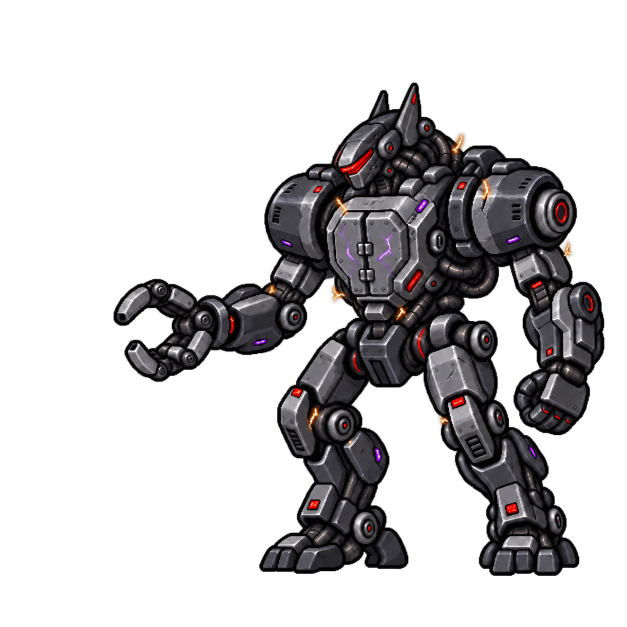
#> input picture Assets/99.StoreAsset/Main/Bosses/Boss_Alien/Phase1/Alien_Transition_5s_v1/Frames/Alien_Transition_001.png, 1254 x 1254 px, given in place of Alien_Transition_01.png, which was not available (shown at 1/2 size)
$ python build_final.py
#> lines starting #> are read from the running program, lines starting #| are printed output that depends on the picture; after the words box and inside, x2 and y2 are one past the last pixel; in counts of white or black regions, pixels touching at a corner belong together
from pathlib import Path
import math, json, csv, hashlib, zipfile
import numpy as np
from PIL import Image, ImageDraw, ImageFilter, ImageChops

ROOT=Path(__file__).parent
OUT=ROOT/'Final_120frames'
OUT.mkdir(exist_ok=True)
FRAMES=OUT/'Frames'; FRAMES.mkdir(exist_ok=True)
ASSET=Path('C:/YSJ/SubPF/Assets/99.StoreAsset/Main/Bosses/Boss_Alien')
ROBOT=Image.open(ASSET/'AlienTransition/Alien_Transition_01.png').convert('RGBA')
#> ROBOT is the input picture: PIL image 1254x1254 RGBA; mean R, G, B, A 18.3, 16.9, 17.9, 72.2
# Remove almost-invisible source background specks before splitting rigid pieces.
_robot_array=np.array(ROBOT);_robot_array[_robot_array[:,:,3]<=3]=0
#> after `_robot_array[_robot_array[:, :, 3] <= 3] = 0`:
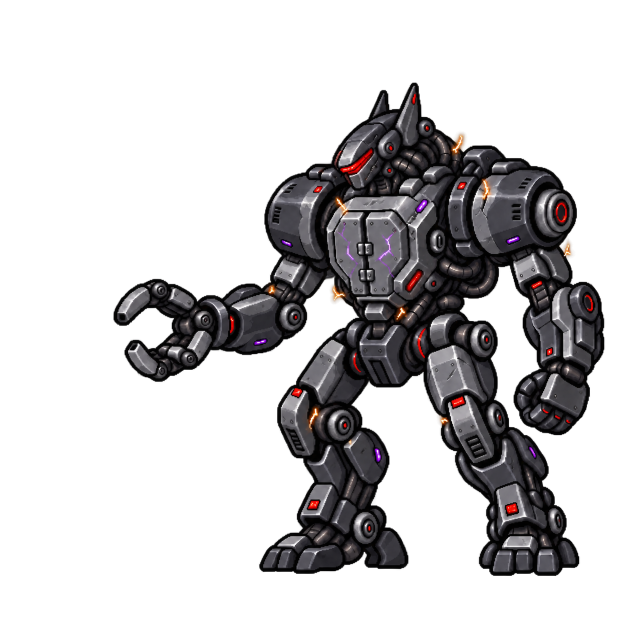
#> _robot_array: shape (1254, 1254, 4) (shown at 1/2 size); 1.04% of pixels changed, all inside (x1, y1, x2, y2) = (29, 19, 1216, 1184); transparent parts drawn white
ROBOT=Image.fromarray(_robot_array)
ALIEN=Image.open(ASSET/'Alien_IdleLeap_ExactOutline/Idle/Alien_Idle_01.png').convert('RGBA')
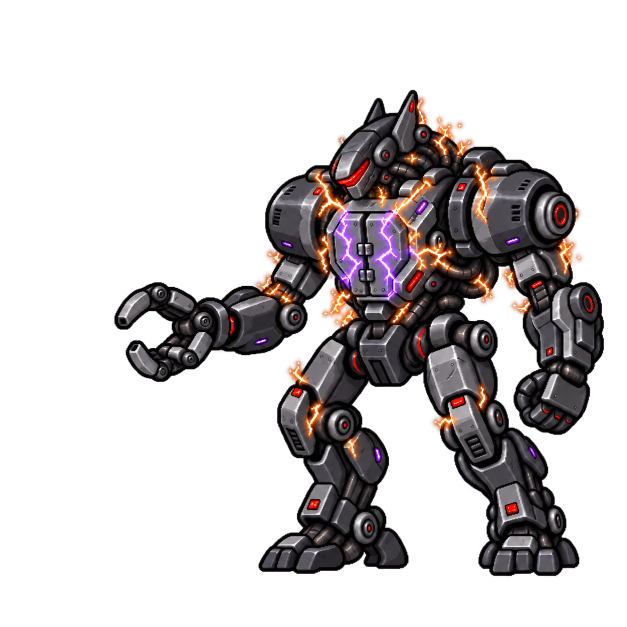
#> input picture Assets/99.StoreAsset/Main/Bosses/Boss_Alien/Phase1/Alien_Transition_5s_v1/Frames/Alien_Transition_002.png, 1254 x 1254 px, given in place of Alien_Idle_01.png, which was not available (shown at 1/2 size)
#> ALIEN is the input picture: PIL image 1254x1254 RGBA; mean R, G, B, A 23.6, 18.8, 19.1, 72.5
HOWL=Image.open('C:/Users/ysjin/.codex/generated_images/01a0c917-f262-70d2-8607-7cd47db8cf48/exec-73da3f04-c6ba-42fe-91c9-6161d2c283a5.png').convert('RGBA')
W=H=1254; GROUND=1150; AX=627; FOOT=1188; FPS=24; COUNT=120
R=Image.Resampling
def blank():return Image.new('RGBA',(W,H))
def clamp(x):return max(0.,min(1.,x))
def smooth(x):x=clamp(x);return x*x*(3-2*x)
def segment(t,a,b):return clamp((t-a)/(b-a))
def opacity(im,a):
    im=im.copy();im.putalpha(im.getchannel('A').point(lambda v:round(v*clamp(a))));return im
def maskpoly(poly):
    m=Image.new('L',(W,H));ImageDraw.Draw(m).polygon(poly,fill=255);return m
def masked(im,m):
    z=im.copy();z.putalpha(ImageChops.multiply(im.getchannel('A'),m));return z
def paste_at_foot(im,scale,x,y):
    # Uniform source scaling, with source foot row mapped to the fixed ground line.
    inv=1/scale
    return im.transform((W,H),Image.Transform.AFFINE,(inv,0,AX-x*inv,0,inv,FOOT-y*inv),R.BICUBIC)

# Corresponding landmarks allow a coherent pose interpolation, rather than a double-image fade.
S=np.array([(0,0),(627,0),(1253,0),(0,627),(1253,627),(0,1253),(627,1253),(1253,1253),
 (345,548),(299,499),(277,431),(281,359),(330,274),(450,179),(590,126),(704,122),
 (777,150),(799,196),(783,231),(715,249),(632,293),(561,351),(494,411),(439,467),(391,455),
 (565,406),(603,465),(683,479),(722,365),(809,424),(850,533),
 (465,584),(586,622),(683,665),(351,797),(559,929),(300,1153),(491,1178),
 (796,790),(1045,955),(1056,1136),(1179,1169),(207,767),(181,879),(1083,772),(1147,856)],float)
D=S.copy()
D[8:25]=np.array([(410,176),(398,157),(400,119),(416,88),(456,65),(518,62),(600,82),(732,183),
 (844,306),(884,384),(855,414),(762,355),(657,279),(557,213),(498,186),(439,176),(494,131)])
D[25:34]=np.array([(556,282),(568,357),(660,410),(703,382),(804,441),(853,542),(457,534),(585,586),(683,665)])

def triangulate(points):
    # Bowyer-Watson triangulation; self-contained to keep the deliverable reproducible.
    pts=list(map(tuple,points))+[(-10000,-10000),(20000,-10000),(0,20000)]
    tris=[(len(points),len(points)+1,len(points)+2)]
    def inside(tr,p):
        a,b,c=[np.array(pts[i],float) for i in tr]
        mat=2*np.array([b-a,c-a]);rhs=np.array([b@b-a@a,c@c-a@a])
        try:center=np.linalg.solve(mat,rhs)
        except np.linalg.LinAlgError:return False
        return np.sum((np.array(p)-center)**2)<np.sum((a-center)**2)-1e-7
    for i,p in enumerate(points):
        bad=[tr for tr in tris if inside(tr,p)];edges={}
        for tr in bad:
            for a,b in [(tr[0],tr[1]),(tr[1],tr[2]),(tr[2],tr[0])]:
                e=tuple(sorted((a,b)));edges[e]=edges.get(e,0)+1
        tris=[tr for tr in tris if tr not in bad]
        tris += [(a,b,i) for (a,b),n in edges.items() if n==1]
    return [tr for tr in tris if max(tr)<len(points)]
TRIS=triangulate((S+D)/2)
# [17 lines left out: function warp, not called in this run]
HEAD_MASK=maskpoly([(345,555),(304,525),(278,468),(271,410),(288,340),(330,274),(450,179),(590,116),(704,112),(777,143),(807,183),(802,229),(742,248),(654,284),(580,344),(515,405),(439,477),(384,536)])
#> in maskpoly, `m = Image.new('L', (W, H))`: m: PIL image 1254x1254 L; every value is 0
#> in maskpoly, `ImageDraw.Draw(m).polygon(poly, fill=255)`:
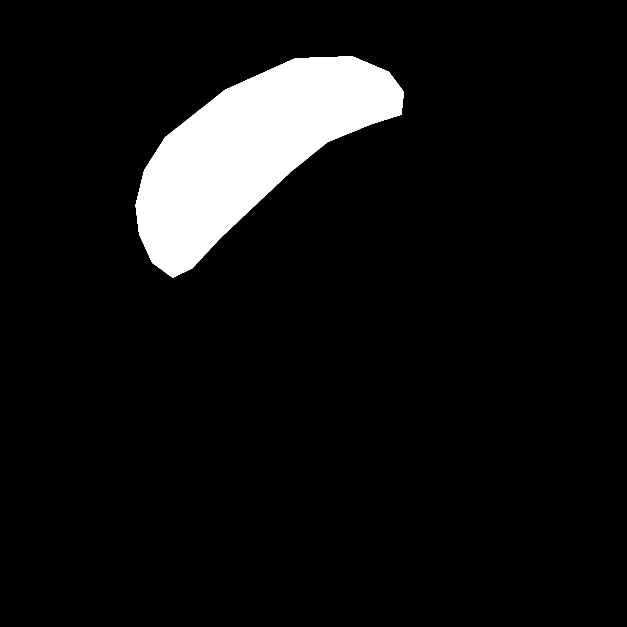
#> m: PIL image 1254x1254 L (shown at 1/2 size); 7.2% white; 1 white region, box (x1, y1, x2, y2) and area: (271, 112, 808, 556) 113237
HEAD_MASK=HEAD_MASK.filter(ImageFilter.MaxFilter(7))
#> HEAD_MASK: PIL image 1254x1254 L; 7.6% white; 1 white region, box (x1, y1, x2, y2) and area: (268, 109, 811, 559) 119159
HEAD=masked(ALIEN,HEAD_MASK)
#> in masked, `z.putalpha(ImageChops.multiply(im.getchannel('A'), m))`:
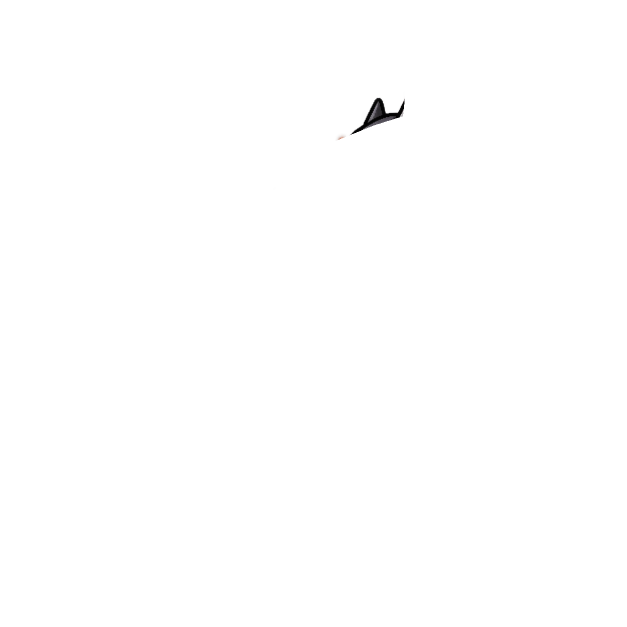
#> z: PIL image 1254x1254 RGBA (shown at 1/2 size); mean R, G, B, A 23.6, 18.8, 19.1, 0.4; transparent parts drawn white
JAW_MASK=maskpoly([(337,536),(350,550),(369,539),(398,512),(408,505),(398,531),(372,553),(353,558)])
#> in maskpoly (call 2), `ImageDraw.Draw(m).polygon(poly, fill=255)`: m: PIL image 1254x1254 L; 0.06% white; 1 white region, box (x1, y1, x2, y2) and area: (337, 505, 409, 559) 917
JAW=masked(HEAD,JAW_MASK)
BODY=masked(ALIEN,ImageChops.invert(HEAD_MASK))
NECK=masked(HOWL,maskpoly([(490,205),(556,250),(619,296),(682,337),(710,400),(681,489),(602,540),(453,524),(452,386)]))
#> in maskpoly (call 3), `ImageDraw.Draw(m).polygon(poly, fill=255)`: m: PIL image 1254x1254 L; 3.8% white; 1 white region, box (x1, y1, x2, y2) and area: (452, 205, 711, 541) 59893
POSE_CACHE={}
# [22 lines left out: function pose, not called in this run]

HATCH=[(678,423),(784,422),(819,456),(820,591),(699,593),(677,557)]
HM=maskpoly(HATCH)
#> in maskpoly (call 4), `ImageDraw.Draw(m).polygon(poly, fill=255)`: m: PIL image 1254x1254 L; 1.5% white; 1 white region, box (x1, y1, x2, y2) and area: (677, 422, 821, 594) 23288
LEFT=masked(ROBOT,maskpoly([(678,423),(735,424),(736,592),(699,593),(677,557)]))
#> in maskpoly (call 5), `ImageDraw.Draw(m).polygon(poly, fill=255)`: m: PIL image 1254x1254 L; 0.61% white; 1 white region, box (x1, y1, x2, y2) and area: (677, 423, 737, 594) 9604
RIGHT=masked(ROBOT,maskpoly([(735,424),(784,422),(819,456),(820,591),(736,592)]))
#> in maskpoly (call 6), `ImageDraw.Draw(m).polygon(poly, fill=255)`:
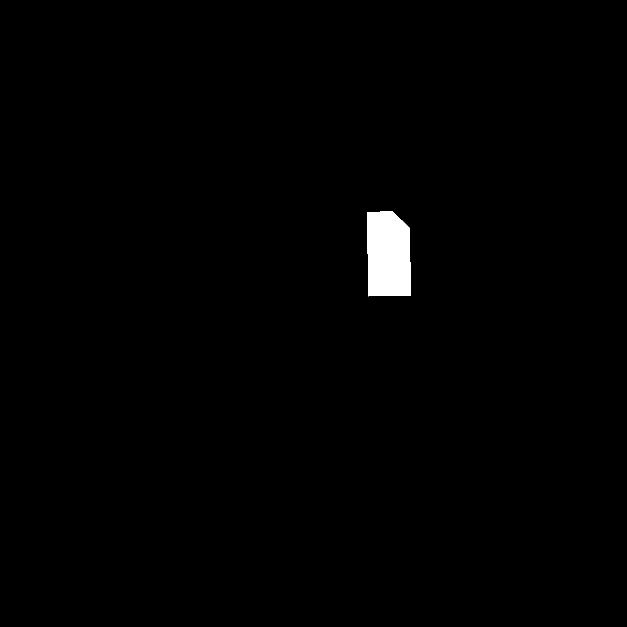
#> m: PIL image 1254x1254 L (shown at 1/2 size); 0.87% white; 1 white region, box (x1, y1, x2, y2) and area: (735, 422, 821, 593) 13748
def hatch_robot(t):
    robot=ROBOT.copy();o=smooth(segment(t,.48,1.08))
    if o>0:
        cavity=blank();dr=ImageDraw.Draw(cavity)
        dr.polygon(HATCH,fill=(16,11,24,255),outline=(86,58,103,255),width=5)
        dr.line([(686,438),(686,555),(705,580),(808,580)],fill=(158,39,212,255),width=3)
        dr.line([(689,443),(689,551)],fill=(241,156,255,255),width=2)
        robot.paste(cavity,(0,0),HM)
        if t<1.2:
            child=paste_at_foot(ALIEN,.14,743,585)
            robot.alpha_composite(masked(child,HM))
        for panel,hinge,sign in [(LEFT,680,-1),(RIGHT,817,1)]:
            scale=max(.13,math.cos(o*math.pi*.465))
            dx=sign*o*25
            door=panel.transform((W,H),Image.Transform.AFFINE,(1/scale,0,hinge-(hinge+dx)/scale,0,1,0),R.BICUBIC)
#> (the run stopped early here; a loop or call above may not have finished)
